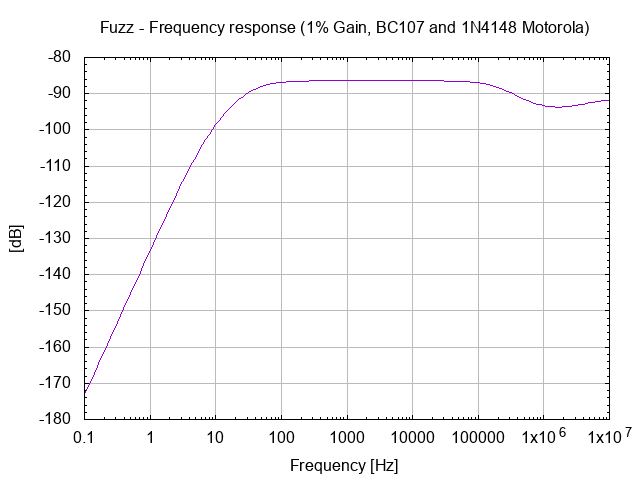

Here is the gnuplot script that generated this plot:
# setup terminal
set term png

# setup graph
set output "P3.001.00.00.03.png"
set title "Fuzz - Frequency response (1% Gain, BC107 and 1N4148 Motorola)"

# setup Y-axis
set grid ytics lt 1 lw 1 lc rgb "#bbbbbb"
set mytics
set ylabel "[dB]"

#setup X-axis
set logscale x 10
set grid xtics lt 1 lw 1 lc rgb "#bbbbbb"
set xlabel "Frequency [Hz]"

# setup plot style
set style data lines
plot 'P3.001.00.00.03.dat' using 1:2 title ""

# set output back to default
set output

# reset terminal type
set terminal pop
